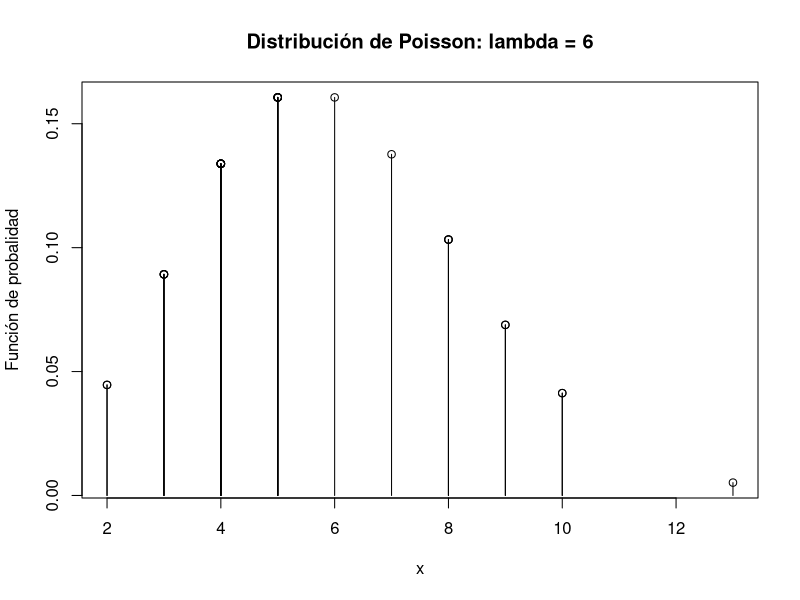
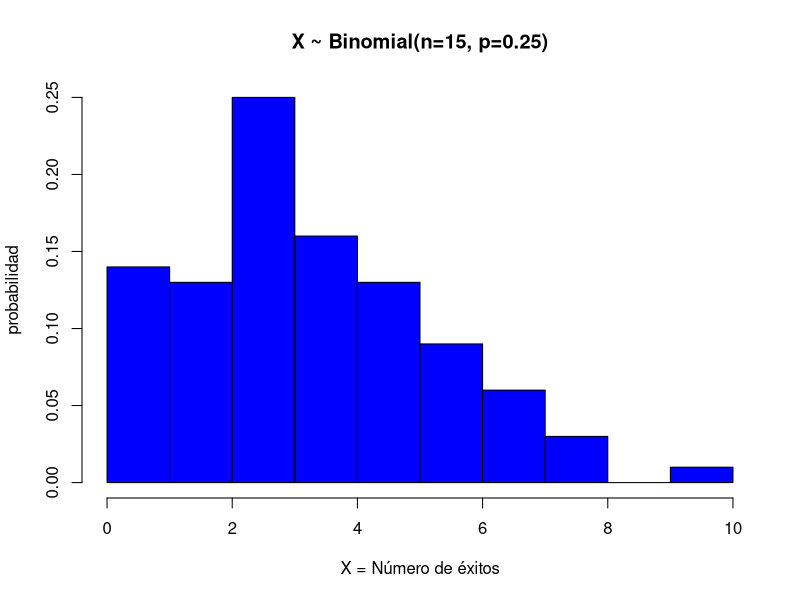
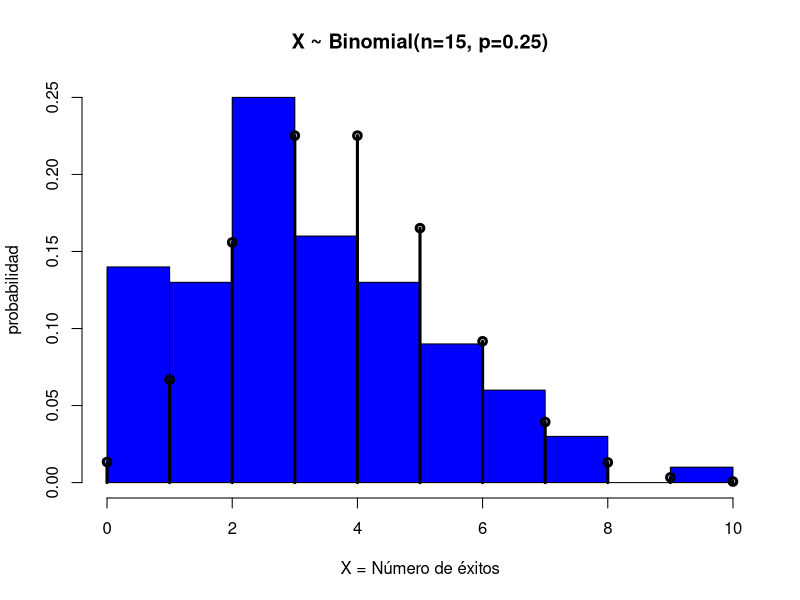
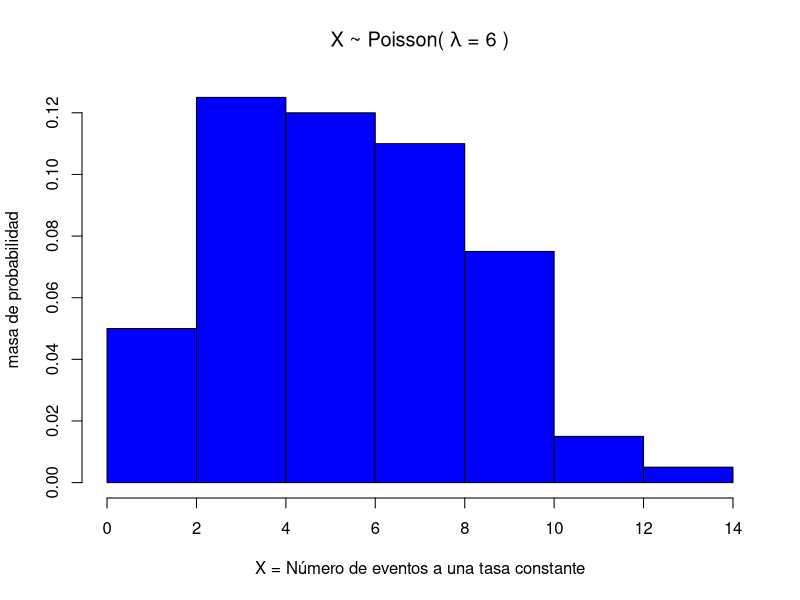
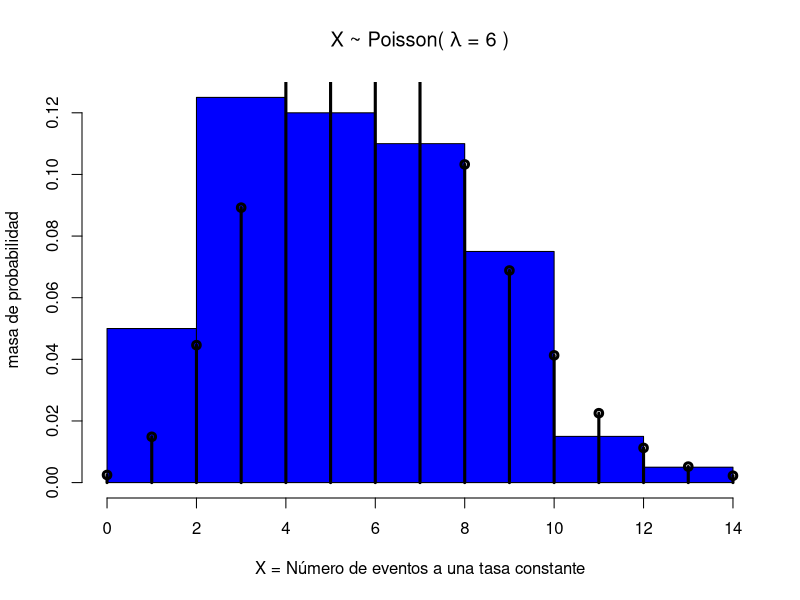

Source code (R) for these figures, in order:
## ---- chunk 1
dbinom(4, 8, 0.5)

## ---- chunk 2
a <- dbinom(2, 8, 0.5)
a

b <- dbinom(1, 8, 0.5)
b

c <- dbinom(0, 8, 0.5)
c

Probabilidad <-(a+b+c)

Probabilidad

## ---- chunk 3

x<-2
n =8
p = 1/2

pbinom(x, n, p, lower.tail = TRUE)
## ---- chunk 4
a <- dbinom(4, 8, 0.5)
a

b <- dbinom(3, 8, 0.5)
b

c <- dbinom(2, 8, 0.5)
c

d <- dbinom(1, 8, 0.5)
d

e <- dbinom(0, 8, 0.5)
e

Probabilidad <- 1- (a+b+c+d+e)

Probabilidad

## ---- chunk 5

x <- 4
n=8
p=1/2

Z <- 1 - pbinom(x, n, p, lower.tail = TRUE)
Z

## ---- chunk 6
pbinom(4, 8, 0.5, lower.tail = FALSE)
## ---- chunk 7
x<-3
mu<-6

ppois(x, mu, lower.tail = TRUE)

## ---- chunk 8
sum(dpois(c(6,7,8), 6))
## ---- chunk 9
F8 <- ppois(8, 6, lower.tail = TRUE)
F5 <- ppois(5, 6, lower.tail = TRUE)

P <- F8 -F5
P
## ---- chunk 10
n <- 30
n

mu <- 6
mu
## ---- chunk 11
x <- rpois(n, mu)
x
## ---- chunk 12
y <- dpois(x, mu)
y
## ---- chunk 13
plot(x, y, xlab="x", ylab="Función de probalidad", main="Distribución de Poisson: lambda = 6", type="h") 

# Unimos los puntos a las lineas:

points(x, y, pch=21)

## ---- chunk 14
x<- 0:2
x
m=11
m
n=4
n
k=2
k
## ---- chunk 15
Tabla <- data.frame(Probabilidad=dhyper(x, m, n, k))

row.names(Tabla)<- c("Ningun Premio", "Solamente Uno", "Dos Premios")

Tabla
## ---- chunk 16
x = 1 
m= 10 
n= 3 
k= 2

dhyper(x, m, n, k) 

## ---- chunk 17
x <- 0:5
x

p <- 0.1
p
## ---- chunk 18
Tabla <- data.frame(Probabilidad=dgeom(x, prob=p)) 

#Nombrando las filas de la distribución de frecuencias:
  
rownames(Tabla) <- c("Venta en el primer intento", "Venta en el segundo intento", "Venta en el tercer intento", "Venta en el cuarto intento", "Venta en el quinto intento", "Venta en el sexto intento")

Tabla 
## ---- chunk 19
x=0 
n=7 
p=0.1

dbinom(x, n, p, log = FALSE) 
## ---- chunk 20
y <- 0:5 
y

r=3 
r

p <- 0.1
p

Tabla <- data.frame(Probabilidad=dnbinom(y, size=r, prob=p)) 

rownames(Tabla) <- 0:5

Tabla

## ---- chunk 21
n <- 15
p <- 0.25
## ---- chunk 22
x = rbinom(100, n, p)

x 

## ---- chunk 23
hist(x, main="X ~ Binomial(n=15, p=0.25)", xlab="X = Número de éxitos", ylab="masa de
probabilidad", probability=TRUE, col="blue") 
## ---- chunk 24
hist(x, main="X ~ Binomial(n=15, p=0.25)", xlab="X = Número de éxitos", ylab="masa de
probabilidad", probability=TRUE, col="blue") 

xvals=0:n; points(xvals, dbinom(xvals, n, p), type="h", lwd=3)
points(xvals, dbinom(xvals, n, p), type="p", lwd=3) 
## ---- chunk 25
n <- 200000 
n

p <- 3/100000 
p

lambda=n*p
lambda
## ---- chunk 26
x = rpois(100, lambda) 
x
## ---- chunk 27
hist(x, main=expression(paste("X ~ Poisson( ", lambda, " = 6 )")), xlab="X = Número de eventos a una tasa constante", ylab="masa de probabilidad", probability=TRUE, col="blue")
## ---- chunk 28
hist(x, main=expression(paste("X ~ Poisson( ", lambda, " = 6 )")), xlab="X = Número de eventos a una tasa constante", ylab="masa de probabilidad", probability=TRUE, col="blue")

xvals=0:n 

points(xvals, dpois(xvals, lambda), type="h", lwd=3) 

points(xvals, dpois(xvals, lambda), type="p", lwd=3)
